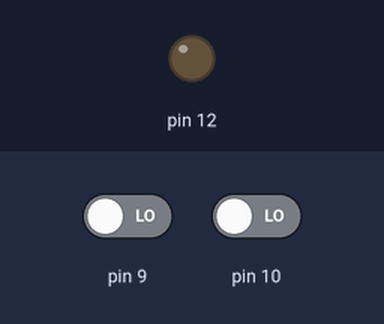
This sketch was run on a simulated Arduino Uno, built with avr-gcc and run on an emulated ATmega328P. On the bench: output pins drawn as LEDs (lit = HIGH). The inputs (shaded band) are chosen by the test bench; at power-on: pin 9 LOW, pin 10 LOW.

Above: at 1.2 s.
1.3 s: pin 9 driven HIGH and pin 10 driven HIGH
At 1.9 s:
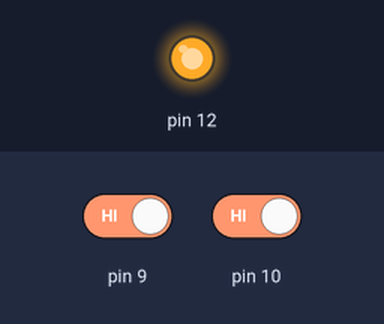
2.8 s: pin 9 driven LOW
At 3.1 s:
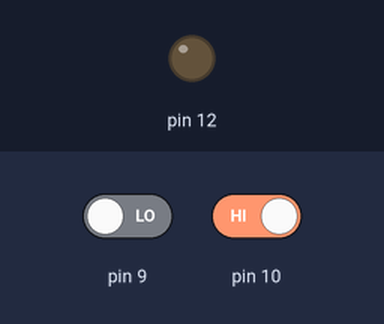
4.3 s: pin 9 driven HIGH
At 5.4 s:
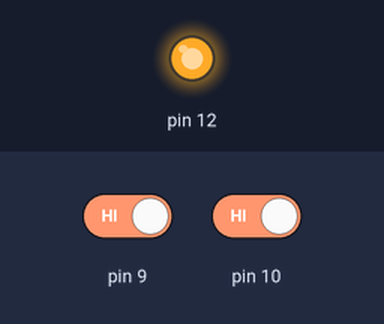
Timing chart, 0 to 7.3 s (numbered marks = the images above; inputs shaded):
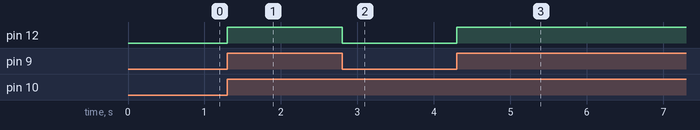

Measured:
- after the input at 1.3 s, pin 12: LOW → HIGH at once
- after the input at 2.8 s, pin 12: HIGH → LOW at once
- after the input at 4.3 s, pin 12: LOW → HIGH at once

The sketch:

bool-AND.ino
```cpp
bool A;
bool B;
bool C;
void setup() {
  pinMode(12, OUTPUT);
  pinMode(10, INPUT);
  pinMode(9, INPUT);
}

void loop() {
  A = digitalRead(9);
  B = digitalRead(10);
  C = A && B;
  digitalWrite(12,C);

}
```
